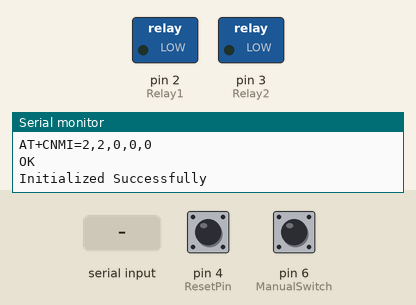
A sketch run on a simulated Arduino Uno, built with avr-gcc and run on an emulated ATmega328P. On the bench: switched loads named in the sketch (green lamp = pin HIGH), the last lines printed to the serial monitor. Inputs (shaded band) come from the test bench; at power-on: pin 6 (ManualSwitch) HIGH, pin 4 (ResetPin) HIGH. EEPROM starts erased; the modem accepts every AT command (registered, SIM ready, sends succeed) and sends nothing else.

Above: at 10.9 s.
11.0 s: pin 6 (ManualSwitch) pulled LOW for 0.15 s
14.1 s: "+CMT:" received over the second serial link
At 16.9 s:
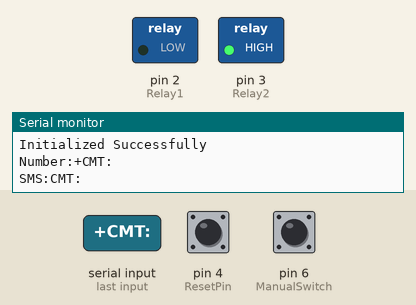
17.1 s: "+CMT:,45\n" received over the second serial link
18.6 s: pin 4 (ResetPin) pulled LOW for 0.15 s
At 19.4 s:
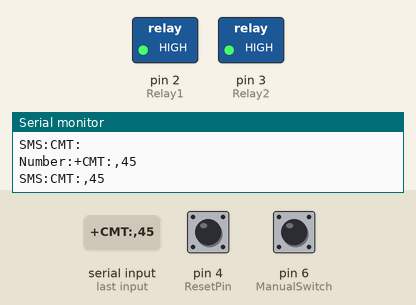
20.2 s: pin 6 (ManualSwitch) pulled LOW for 3.2 s
At 22.4 s:
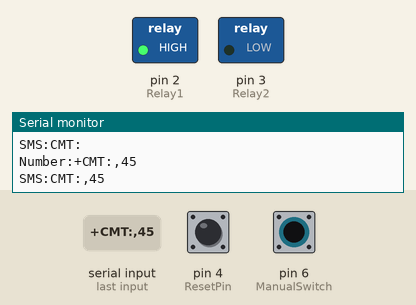
24.9 s: pin 6 (ManualSwitch) pulled LOW for 1 s
At 25.5 s:
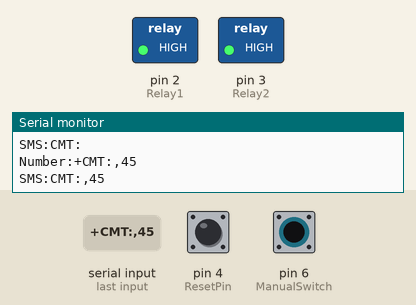
Timing chart, 0 to 27.9 s (numbered marks = the images above; inputs shaded):
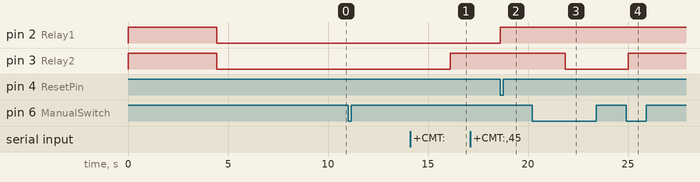

The sketch:

sketch_jun11aLATEST_NSK_TYPE_FOR_TESTING.ino
```cpp
#include <EEPROM.h>
#include <SoftwareSerial.h>

SoftwareSerial GSM(8, 9);

String phone_no[8] = {"+919435601991", "+919525927960", "+91xxxxxxxxxx", "+91xxxxxxxxxx", "+91xxxxxxxxxx", "+91xxxxxxxxxx", "+91xxxxxxxxxx", "+91xxxxxxxxxx",};

String RxString = "";
char RxChar = ' ';
int Counter = 0;
String GSM_Nr = "";
String GSM_Msg = "";
char lastCommand = ' '; // Variable to store the last command received in EEPROM

#define Relay1 2
#define Relay2 3
#define ResetPin 4 // Define reset pin
#define ManualSwitch 6 // Define manual pull-up switch pin

int load1, load2;
unsigned long startTime = 0;
unsigned long duration = 5000; // 5 seconds
unsigned long lastManualSwitchTime = 0; // Variable to store the last time the manual switch was triggered
const unsigned long manualSwitchDelay = 100; // 100 ms debounce delay

bool manualSwitchState = false;
bool lastManualSwitchState = false; // To store the previous state of the manual switch

void initModule(String cmd, char *res, int t);
void deleteSMS(int index);

void setup() {
  pinMode(Relay1, OUTPUT);
  digitalWrite(Relay1, HIGH); // Ensure relay starts in OFF state
  pinMode(Relay2, OUTPUT);
  digitalWrite(Relay2, HIGH); // Ensure relay starts in OFF state

  pinMode(ResetPin, INPUT_PULLUP); // Set up the reset pin as input with internal pull-up resistor
  pinMode(ManualSwitch, INPUT_PULLUP); // Set up the manual switch as input with internal pull-up resistor

  Serial.begin(9600);
  GSM.begin(9600);

  Serial.println("Initializing....");
  initModule("AT", "OK", 1000);
  initModule("AT+CPIN?", "READY", 1000);
  initModule("AT+CMGF=1", "OK", 1000);
  initModule("AT+CNMI=2,2,0,0,0", "OK", 1000);
  Serial.println("Initialized Successfully");

  // Read the last command from EEPROM during setup
  lastCommand = EEPROM.read(0);

  // Read the states of load1 and load2 from EEPROM
  load1 = EEPROM.read(1);
  load2 = EEPROM.read(2);

  relays();

  delay(2000); // Wait for 2 seconds before sending the SMS
  sendSMS(phone_no[0], "GSM POWER ON");

  delay(100);
}

void loop() {
  // Read the state of the reset pin
  if (digitalRead(ResetPin) == LOW) {
    // Reset the system if the reset pin is pulled LOW
    resetSystem();
  }

  // Read the state of the manual switch
  bool currentManualSwitchState = digitalRead(ManualSwitch);

  // Check for manual switch state change from HIGH to LOW
  if (lastManualSwitchState == HIGH && currentManualSwitchState == LOW) {
    // Debounce the manual switch
    delay(manualSwitchDelay);
    if (digitalRead(ManualSwitch) == LOW) {
      if (lastCommand != 'M') {
        load2 = 1;
        startTime = millis();
        lastCommand = 'M'; // 'M' for manual switch trigger
        eeprom_write(); // Save state in EEPROM after modifying load2
        relays();
        lastManualSwitchTime = millis(); // Update the last manual switch time
      } else {
        load2 = 0; // Turn off the pump
        lastCommand = ' ';
        eeprom_write(); // Save state in EEPROM after modifying lastCommand
        relays();
        sendSMS(phone_no[0], "TANK FULL PUMP OFF");
        lastManualSwitchTime = millis(); // Update the last manual switch time
      }
    }
  }

  // Update the last manual switch state
  lastManualSwitchState = currentManualSwitchState;

  RxString = "";
  Counter = 0;
  while (GSM.available()) {
    delay(1);
    RxChar = char(GSM.read());
    if (Counter < 200) {
      RxString.concat(RxChar);
      Counter = Counter + 1;
    }
  }

  if (Received(F("CMT:"))) GetSMS();

  for (int i = 0; i < 8; ++i) { // Increased loop to check all 8 phone numbers
    if (GSM_Nr == phone_no[i]) {
      if (GSM_Msg == "#1") {
        load1 = 1;
        startTime = millis();
        sendSMS(GSM_Nr, "PUMP ON");
        lastCommand = 'S';
        eeprom_write(); // Save state in EEPROM after modifying load1
        relays();
      } else if (GSM_Msg == "#2") {
        load2 = 1;
        startTime = millis();
        sendSMS(GSM_Nr, "PUMP OFF");
        lastCommand = 'P';
        eeprom_write(); // Save state in EEPROM after modifying load2
        relays();
      } else if (GSM_Msg == "#7") {
        char storedState = EEPROM.read(0);
        if (storedState == 'S') {
          sendSMS(GSM_Nr, "PUMP IS ON");
        } else if (storedState == 'P') {
          sendSMS(GSM_Nr, "PUMP IS OFF");
        } else {
          sendSMS(GSM_Nr, "PUMP IS OFF");
        }
      }
    }
  }

  // Check if the relay duration has passed and turn off if necessary
  if (load1 == 1 && (millis() - startTime) >= duration) {
    load1 = 0;
    eeprom_write(); // Save state in EEPROM after modifying load1
    relays();
  }

  if (load2 == 1 && (millis() - startTime) >= duration) {
    load2 = 0;
    eeprom_write(); // Save state in EEPROM after modifying load2
    relays();
  }

  GSM_Nr = "";
  GSM_Msg = "";
}

void eeprom_write() {
  EEPROM.write(0, lastCommand); // Store the last command in EEPROM
  EEPROM.write(1, load1);
  EEPROM.write(2, load2);
}

void relays() {
  digitalWrite(Relay1, !load1); // Set relay1 according to load1 status (Active-low)
  digitalWrite(Relay2, !load2); // Set relay2 according to load2 status (Active-low)
}

void sendSMS(String number, String msg) {
  GSM.println("AT+CMGF=1"); // Set SMS mode to text
  delay(1000);
  GSM.print("AT+CMGS=\"");
  GSM.print(number);
  GSM.println("\"");
  delay(1000);
  GSM.print(msg);
  delay(100);
  GSM.write(26); // ASCII code of Ctrl+Z
  delay(1000);
}

void GetSMS() {
  GSM_Nr = RxString;
  int t1 = GSM_Nr.indexOf('"');
  GSM_Nr.remove(0, t1 + 1);
  t1 = GSM_Nr.indexOf('"');
  GSM_Nr.remove(t1);

  GSM_Msg = RxString;
  t1 = GSM_Msg.indexOf('"');
  GSM_Msg.remove(0, t1 + 1);
  t1 = GSM_Msg.indexOf('"');
  GSM_Msg.remove(0, t1 + 1);
  t1 = GSM_Msg.indexOf('"');
  GSM_Msg.remove(0, t1 + 1);
  t1 = GSM_Msg.indexOf('"');
  GSM_Msg.remove(0, t1 + 1);
  t1 = GSM_Msg.indexOf('"');
  GSM_Msg.remove(0, t1 + 1);
  t1 = GSM_Msg.indexOf('"');
  GSM_Msg.remove(0, t1 + 1);
  GSM_Msg.remove(0, 1);
  GSM_Msg.trim();

  Serial.print("Number:");
  Serial.println(GSM_Nr);
  Serial.print("SMS:");
  Serial.println(GSM_Msg);

  // Process the SMS message

  // Delete the processed SMS message from SIM inbox
  if (RxString.startsWith("+CMT:")) {
    int index = RxString.substring(6, 8).toInt(); // Extract index of SMS message
    deleteSMS(index); // Call function to delete SMS
  }
}

void deleteSMS(int index) {
  GSM.println("AT+CMGD=" + String(index)); // Send command to delete SMS
  delay(1000);
}

boolean Received(String S) {
  return RxString.indexOf(S) >= 0;
}

void initModule(String cmd, char *res, int t) {
  while (1) {
    Serial.println(cmd);
    GSM.println(cmd);
    delay(100);
    while (GSM.available() > 0) {
      if (GSM.find(res)) {
        Serial.println(res);
        delay(t);
        return;
      } else {
        Serial.println("Error");
      }
    }
    delay(t);
  }
}

void resetSystem() {
  // Perform system reset operations
  load1 = 0;
  load2 = 0;
  lastCommand = ' ';
  eeprom_write();
  relays();
  sendSMS(phone_no[0], "SYSTEM RESET");
}
```

Measured:
- after the input at 11.0 s, every drawn part: stays the same
- after the input at 18.6 s, pin 2 (Relay1): LOW → HIGH at once
- after the input at 20.2 s, pin 3 (Relay2): HIGH → LOW after 1.7 s
- after the input at 24.9 s, pin 3 (Relay2): LOW → HIGH after 0.11 s instead of 2.0 s
